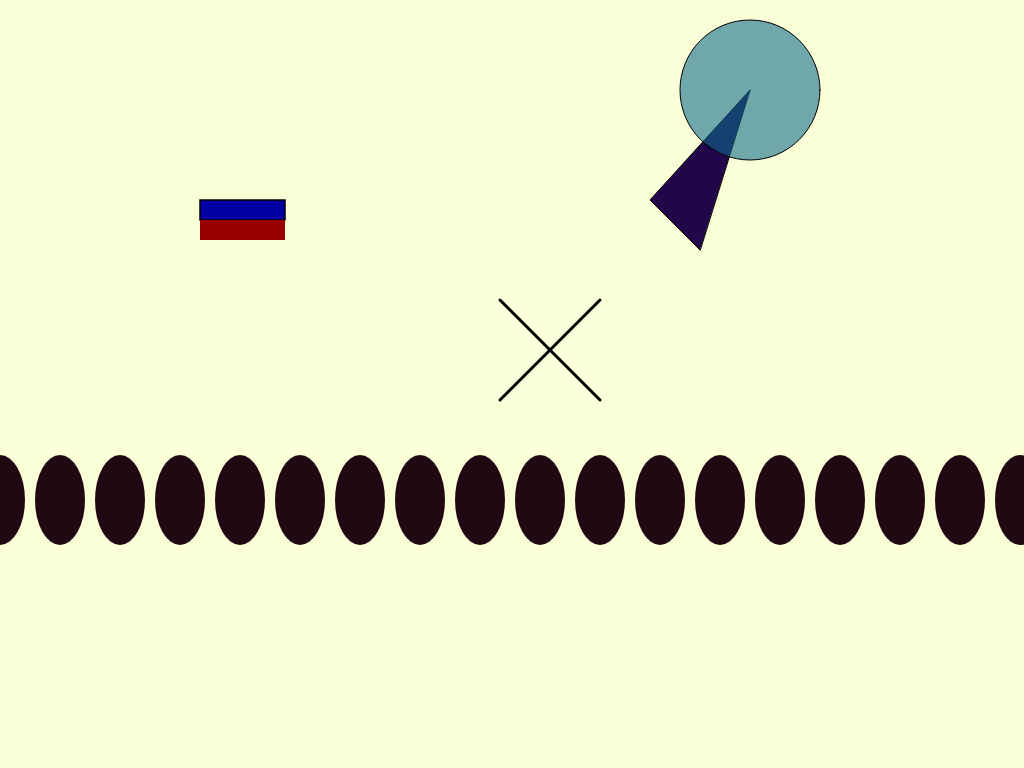
Frame 1 (no input)
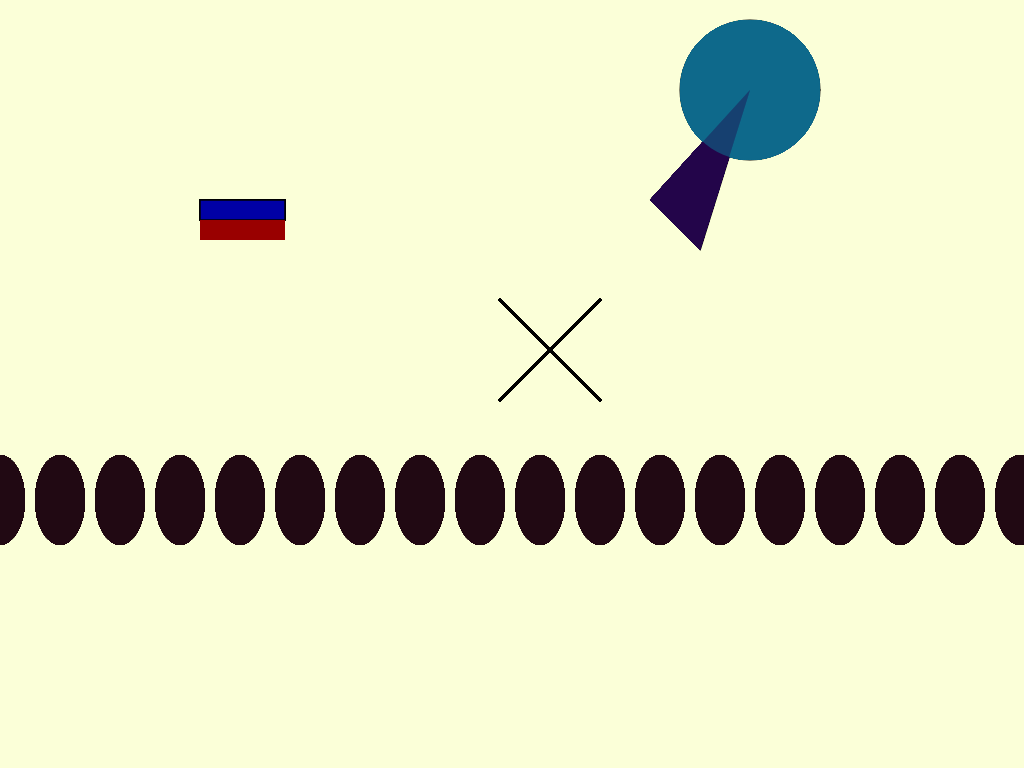
Frame 60 (no input)
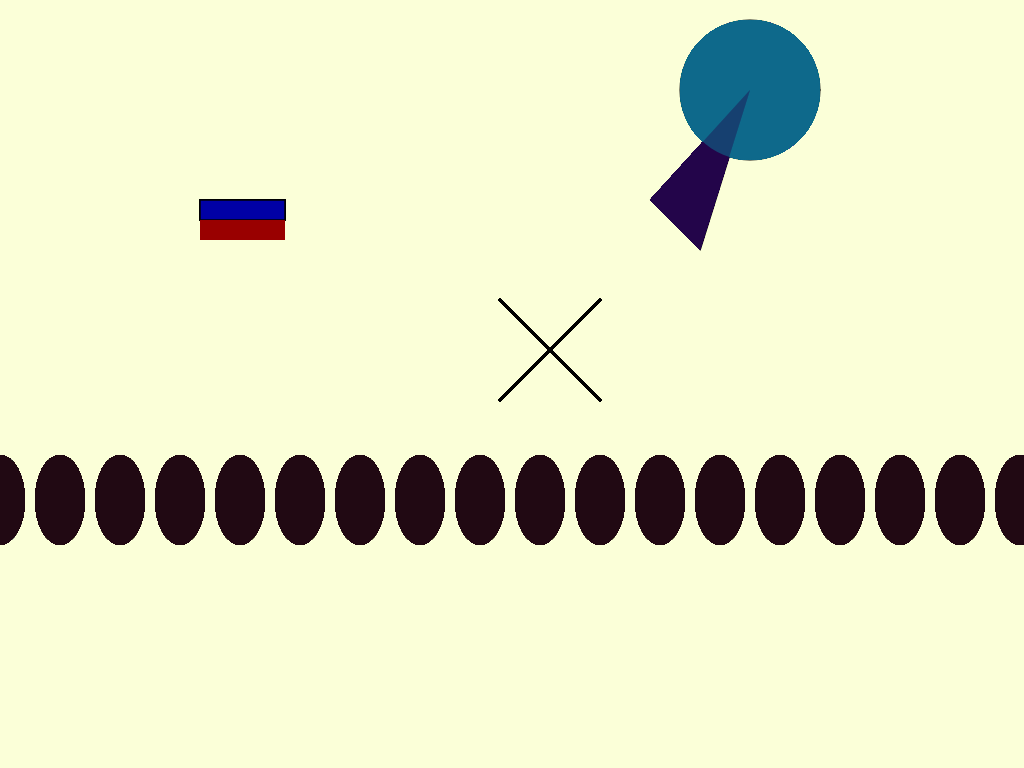
Frame 120 (the mouse pressed at the canvas centre since frame 60)

The p5.js sketch that drew these frames (run headless with seeded random() and noise() and a simulated clock; from frame 60 on, the mouse is pressed at the canvas centre):

// p5.js sketch
// ── sketch.js
function setup () {

  createCanvas (1024, 768);

  background (251, 255, 216);
}


function draw () {

  //here I wanted to layer two objects (an ellipse and a triangle) by using
  //similar placement and transparency
  fill (35, 5, 74);
  triangle(750, 90, 650, 200, 700, 250);
  fill (14, 106, 140, 150);
  ellipse(750, 90, 140, 140);

  //I'm creating a blue moon looking ellipse like the painting
  //create a V using lines. Try to have the ellipse above the V and the rect
  //below the v
  stroke(0,0,0);
  strokeWeight(3);
  line(600, 400, 500, 300);
  line(600, 300, 500, 400);
  //here I'm drawing two rectangles on top of each other like the painting.
  fill(0, 0, 165);
  stroke (0, 0, 0);
  strokeWeight (1.5);
  rect(200, 200, 85, 20);
  noStroke();
  fill(153, 0, 0);
  rect(200, 220, 85, 20);
//here I'm using the beginShape(), vertex, and endShape() to create a longer
//rectangle.
  /*fill (101, 129, 114);
  beginShape(QUAD_STRIP);
  vertex(600, 20);
  vertex(600, 75);
  vertex(60, 20);
  vertex(60, 75);
  vertex(80, 20);
  vertex(80, 75);
  vertex(90, 20);
  vertex(90, 75);
  endShape();*/
  //here I wanted to use a for loop to create a pattern of ovals toward the
 //bottom of the Canvas
  fill (33, 9, 19);
  let x = 0
  for (let x = 0; x <= width; x = x + 60) {
    ellipse (x, 500, 50, 90);

  }

}

function mousePressed (){
  fill (135, 101, 101);
}
